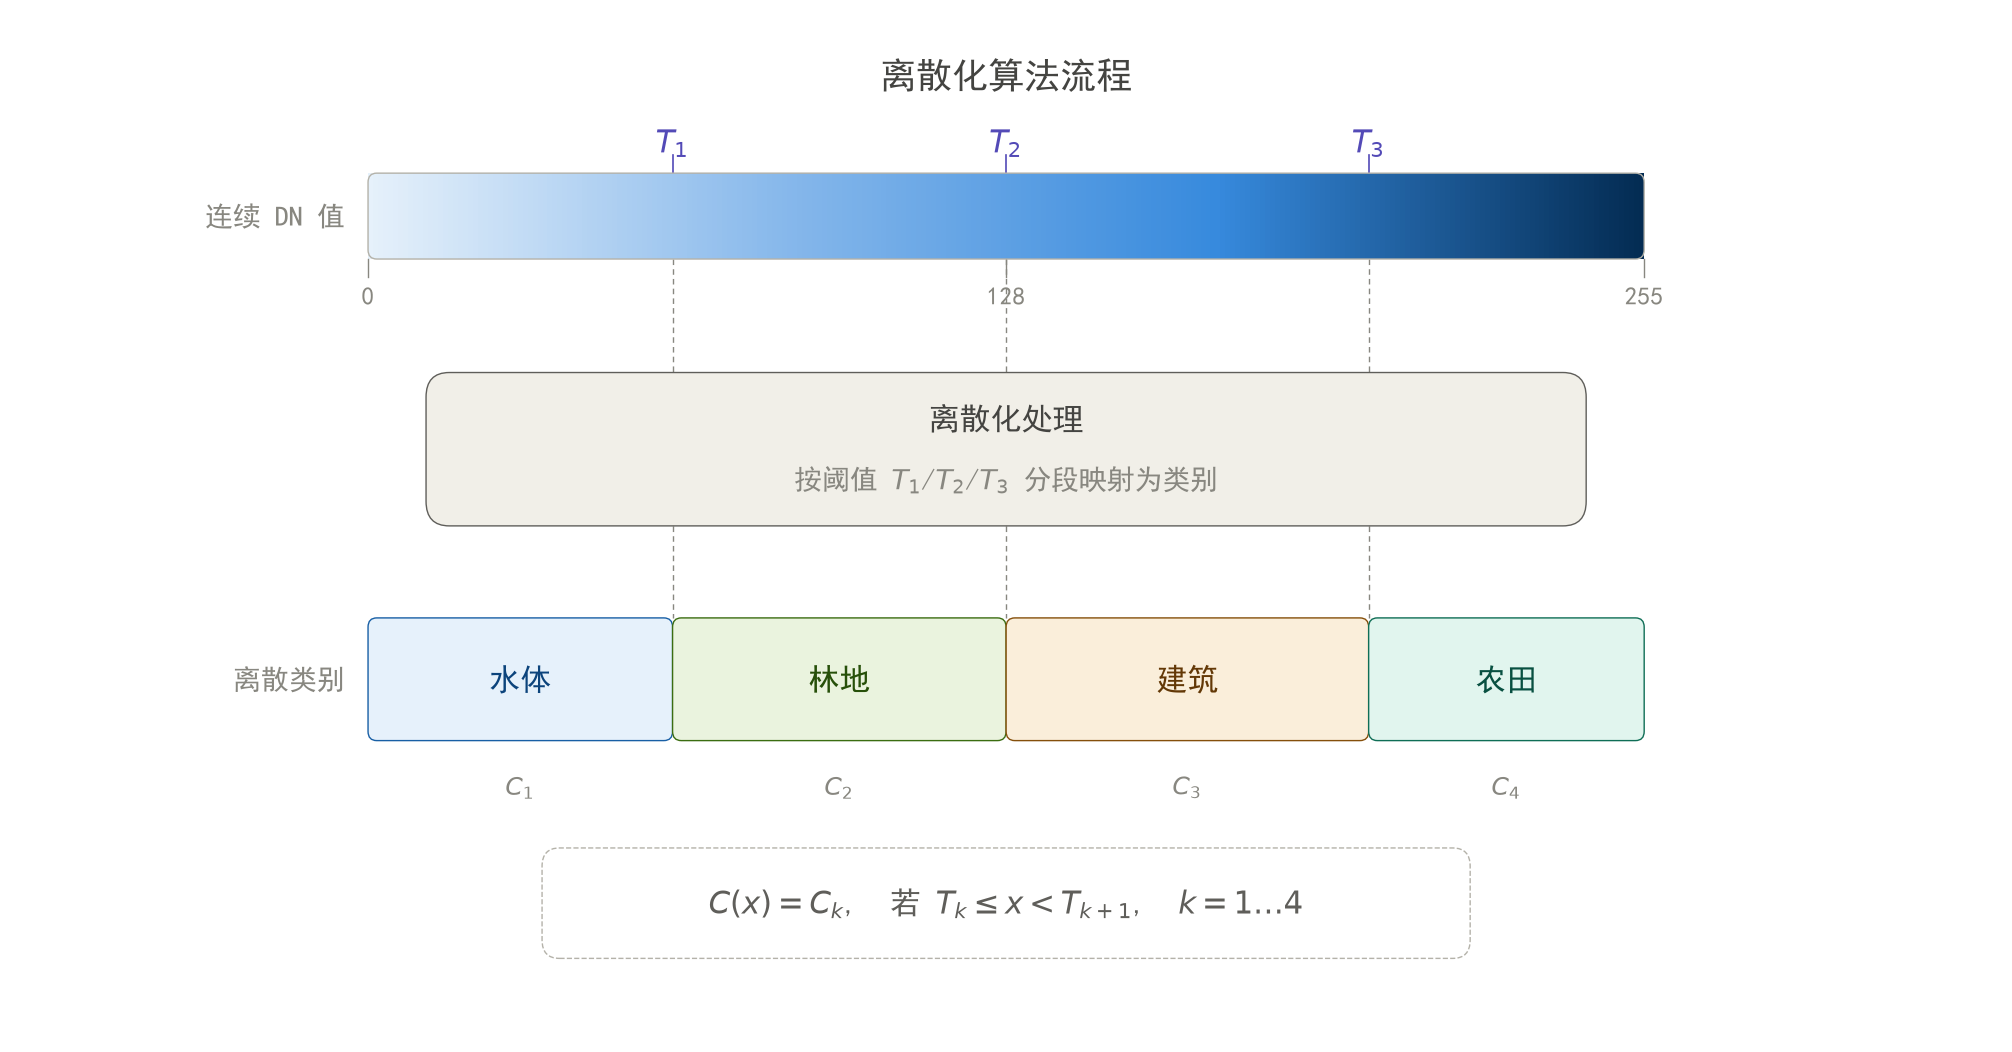

Recreate this plot in Python.
"""
离散化算法示意图生成脚本
使用 matplotlib 绘制连续 DN 值 -> 阈值划分 -> 离散类别的流程
"""

import matplotlib.pyplot as plt
import matplotlib.patches as mpatches
from matplotlib.patches import FancyBboxPatch
import numpy as np

# 中文字体设置
plt.rcParams["font.sans-serif"] = ["SimHei", "Microsoft YaHei", "Arial Unicode MS"]
plt.rcParams["axes.unicode_minus"] = False

fig, ax = plt.subplots(figsize=(10, 5.2), dpi=150)
ax.set_xlim(0, 680)
ax.set_ylim(0, 330)
ax.axis("off")

# ---- 颜色定义 ----
C_TITLE = "#444441"
C_LABEL = "#888780"
C_THRESHOLD = "#534AB7"
C_AXIS = "#888780"

# 四个类别的颜色 (fill, edge, text)
CAT_COLORS = {
    "水体": ("#E6F1FB", "#185FA5", "#0C447C"),
    "林地": ("#EAF3DE", "#3B6D11", "#27500A"),
    "建筑": ("#FAEEDA", "#854F0B", "#633806"),
    "农田": ("#E1F5EE", "#0F6E56", "#085041"),
}

# 阈值位置 (x 坐标)
T1, T2, T3 = 225, 340, 465

# ==================== 标题 ====================
ax.text(340, 312, "离散化算法流程", ha="center", va="center",
        fontsize=13, fontweight="bold", color=C_TITLE)

# ==================== 阈值标签 ====================
for tx, label in [(T1, "$T_1$"), (T2, "$T_2$"), (T3, "$T_3$")]:
    ax.text(tx, 290, label, ha="center", va="center",
            fontsize=11, fontweight="bold", color=C_THRESHOLD)
    ax.plot([tx, tx], [286, 280], color=C_THRESHOLD, linewidth=0.6)

# ==================== 连续 DN 值色带 ====================
# 用渐变色带模拟连续光谱
from matplotlib.colors import LinearSegmentedColormap
cmap = LinearSegmentedColormap.from_list("dn", ["#E6F1FB", "#85B7EB", "#378ADD", "#042C53"])
gradient = np.linspace(0, 1, 256).reshape(1, -1)
ax.imshow(gradient, aspect="auto", cmap=cmap,
          extent=[120, 560, 252, 280], zorder=2)

# 色带边框
band_rect = mpatches.FancyBboxPatch((120, 252), 440, 28,
    boxstyle="round,pad=0,rounding_size=3",
    linewidth=0.5, edgecolor="#B4B2A9", facecolor="none", zorder=3)
ax.add_patch(band_rect)

# 色带标签
ax.text(112, 266, "连续 DN 值", ha="right", va="center",
        fontsize=10, color=C_LABEL)

# 数值刻度
for x, val in [(120, "0"), (340, "128"), (560, "255")]:
    ax.plot([x, x], [252, 246], color=C_AXIS, linewidth=0.5)
    ax.text(x, 240, val, ha="center", va="center", fontsize=9, color=C_LABEL)

# ==================== 虚线: 色带 -> 处理框 ====================
for tx in [T1, T2, T3]:
    ax.plot([tx, tx], [252, 215], color=C_AXIS, linewidth=0.5,
            linestyle=(0, (4, 3)), zorder=1)

# ==================== 离散化处理框 ====================
proc_rect = FancyBboxPatch((140, 165), 400, 50,
    boxstyle="round,pad=0,rounding_size=8",
    linewidth=0.5, edgecolor="#5F5E5A", facecolor="#F1EFE8", zorder=2)
ax.add_patch(proc_rect)
ax.text(340, 200, "离散化处理", ha="center", va="center",
        fontsize=11, fontweight="bold", color=C_TITLE)
ax.text(340, 180, "按阈值 $T_1$/$T_2$/$T_3$ 分段映射为类别",
        ha="center", va="center", fontsize=10, color=C_LABEL)

# 虚线穿过处理框
for tx in [T1, T2, T3]:
    ax.plot([tx, tx], [165, 215], color="#B4B2A9", linewidth=0.5,
            linestyle=(0, (3, 2)), zorder=1)

# ==================== 虚线: 处理框 -> 离散色块 ====================
for tx in [T1, T2, T3]:
    ax.plot([tx, tx], [165, 135], color=C_AXIS, linewidth=0.5,
            linestyle=(0, (4, 3)), zorder=1)

# ==================== 离散类别色块 ====================
ax.text(112, 115, "离散类别", ha="right", va="center",
        fontsize=10, color=C_LABEL)

categories = [
    ("水体", 120, 105, "$C_1$"),
    ("林地", 225, 115, "$C_2$"),
    ("建筑", 340, 125, "$C_3$"),
    ("农田", 465,  95, "$C_4$"),
]

for name, x, w, clabel in categories:
    fill, edge, txt = CAT_COLORS[name]
    rect = FancyBboxPatch((x, 95), w, 40,
        boxstyle="round,pad=0,rounding_size=3",
        linewidth=0.5, edgecolor=edge, facecolor=fill, zorder=2)
    ax.add_patch(rect)
    ax.text(x + w / 2, 115, name, ha="center", va="center",
            fontsize=11, color=txt, fontweight="bold")
    ax.text(x + w / 2, 80, clabel, ha="center", va="center",
            fontsize=9, color=C_LABEL)

# ==================== 底部公式 ====================
formula_rect = FancyBboxPatch((180, 24), 320, 36,
    boxstyle="round,pad=0,rounding_size=6",
    linewidth=0.5, edgecolor="#B4B2A9", facecolor="none",
    linestyle="--", zorder=2)
ax.add_patch(formula_rect)
ax.text(340, 42, r"$C(x) = C_k$,  若 $T_k \leq x < T_{k+1}$,  $k = 1 \ldots 4$",
        ha="center", va="center", fontsize=11, color="#5F5E5A")

plt.tight_layout(pad=0.5)

# ==================== 保存 ====================
output_path = r"F:\预处理\预处理\网页端 - 副本(全多进程+计时)\网页端 - 副本(全多进程+计时)\discretization_diagram.png"
plt.savefig(output_path, dpi=200, bbox_inches="tight",
            facecolor="white", edgecolor="none")
plt.close()

print(f"示意图已保存至: {output_path}")
